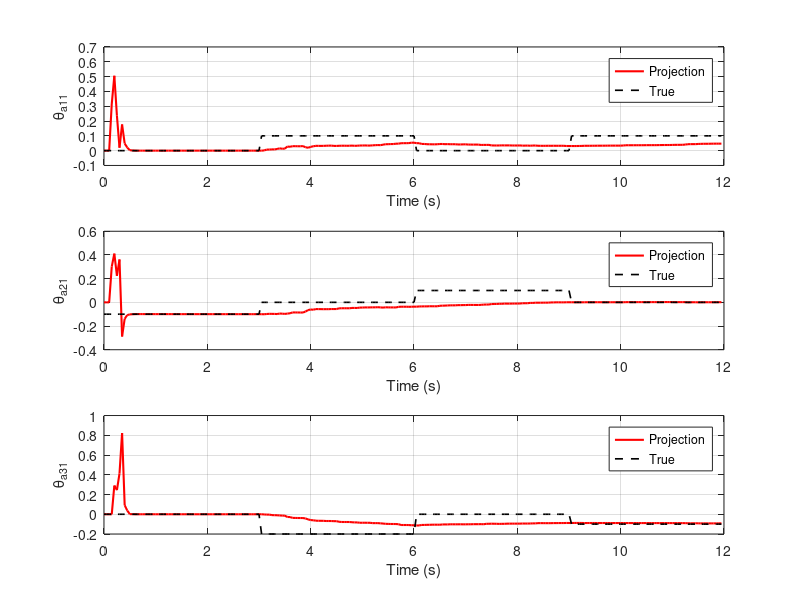

MATLAB code for this plot: (Note: this script raises an error after producing the figure.)
clc; clear;

% ==== پارامترهای شبیهسازی ====
dt = 0.05;
T_total = 12;
N = T_total / dt;
t_vec = (0:N-1) * dt;
u = randn(1, N);
x = zeros(3, N);
y = zeros(1, N);

% ==== تعریف ضرایب زمانمتغیر ====
get_a11 = @(t) (t <= 3) * 0 + (t > 3 & t <= 6) * 0.1 + (t > 6 & t <= 9) * 0 + (t > 9 & t <= 12) * 0.1;
get_a21 = @(t) (t <= 3) * -0.1 + (t > 3 & t <= 6) * 0 + (t > 6 & t <= 9) * 0.1 + (t > 9 & t <= 12) * 0;
get_a31 = @(t) (t <= 3) * 0 + (t > 3 & t <= 6) * -0.2 + (t > 6 & t <= 9) * 0 + (t > 9 & t <= 12) * -0.1;

% ==== ذخیره مقادیر واقعی ضرایب ====
a_true = zeros(3,N);
for t = 1:N
    t_sec = t_vec(t);
    a_true(1,t) = get_a11(t_sec);
    a_true(2,t) = get_a21(t_sec);
    a_true(3,t) = get_a31(t_sec);
end

% ==== شبیهسازی سیستم ====
for t = 2:N
    t_sec = t_vec(t);
    A = [get_a11(t_sec), 1, 0;
         get_a21(t_sec), 0, 1;
         get_a31(t_sec), 0, 0];
    B = [1; 0; 2];
    x(:,t) = A * x(:,t-1) + B * u(t-1);
    y(t) = x(1,t);
end

% ==== تخمین پارامترها ====
m = 6;
theta_rls = zeros(m, N);
theta_proj = zeros(m, N);
theta_orth = zeros(m, N);

P_rls = 100 * eye(m);
P_proj = 100 * eye(m);
proj_thresh = 10;

theta_r = zeros(m,1);
theta_p = zeros(m,1);
theta_o = zeros(m,1);

for t = 4:N
    phi = [y(t-1); y(t-2); y(t-3); u(t-1); u(t-2); u(t-3)];
    phit = phi';
   

    % ==== Projection ====
    if norm(phi) <= proj_thresh
        e_p = y(t) - phit * theta_p;
        K_p = (P_proj * phi) / (1 + phit * P_proj * phi);
        theta_p = theta_p + K_p * e_p;
        P_proj = P_proj - K_p * phit * P_proj;
    end
    theta_proj(:,t) = theta_p;

    % ==== Orthogonal Projection ====
    phi_norm2 = phi' * phi;
    if phi_norm2 > 1e-6
        e_o = y(t) - phit * theta_o;
        theta_o = theta_o + phi * (e_o / phi_norm2);
    end
    theta_orth(:,t) = theta_o;
end
    % ==== RLS ====
    e_r = y(t) - phit * theta_r;
    K_r = (P_rls * phi) / (1 + phit * P_rls * phi);
    theta_r = theta_r + K_r * e_r;
    P_rls = P_rls - K_r * phit * P_rls;
    theta_rls(:,t) = theta_r;
    

% ======================
% ==== رسم نتایج =======
% فقط پارامترهای a11, a21, a31 (اندیس 1 تا 3)
labels = {'a11','a21','a31'};
algorithms = { 'Projection', 'Orthogonal Projection'};
estimates = { theta_proj, theta_orth};
colors = { 'r', 'g'};

for alg = 1:2
    figure;
    for i = 1:3
        subplot(3,1,i)
        plot(t_vec, estimates{alg}(i,:), colors{alg}, 'LineWidth', 1.5, 'DisplayName', algorithms{alg}); hold on
        plot(t_vec, a_true(i,:), 'k--', 'LineWidth', 1.2, 'DisplayName', 'True');
        ylabel(['\theta_{', labels{i}, '}']);
        xlabel('Time (s)');
        legend('Location', 'best');
        grid on;
    end
    sgtitle(['تخمین ضرایب a با الگوریتم ', algorithms{alg}])
end
% ==== رسم نتایج برای RLS معمولی ====
figure;
for i = 1:3
    subplot(3,1,i)
    plot(t_vec, theta_rls(i,:), 'b', 'LineWidth', 1.5, 'DisplayName', 'RLS'); hold on
    plot(t_vec, a_true(i,:), 'k--', 'LineWidth', 1.2, 'DisplayName', 'True');
    ylabel(['\theta_{', labels{i}, '}']);
    xlabel('Time (s)');
    legend('Location', 'best');
    grid on;
    title(['تخمین ', labels{i}, ' با الگوریتم RLS']);
end
sgtitle('مقایسه پارامترهای a با الگوریتم RLS معمولی');


clc; clear;

% ==== پارامترهای شبیهسازی ====
dt = 0.05;
T_total = 12;
N = T_total / dt;
t_vec = (0:N-1) * dt;
u = randn(1, N);
x = zeros(3, N);
y = zeros(1, N);

% ==== تعریف ضرایب زمانمتغیر ====
get_a11 = @(t) (t <= 3) * 0 + (t > 3 & t <= 6) * 0.1 + (t > 6 & t <= 9) * 0 + (t > 9 & t <= 12) * 0.1;
get_a21 = @(t) (t <= 3) * -0.1 + (t > 3 & t <= 6) * 0 + (t > 6 & t <= 9) * 0.1 + (t > 9 & t <= 12) * 0;
get_a31 = @(t) (t <= 3) * 0 + (t > 3 & t <= 6) * -0.2 + (t > 6 & t <= 9) * 0 + (t > 9 & t <= 12) * -0.1;

% ==== ذخیره ضرایب واقعی ====
a_true = zeros(3,N);
for t = 1:N
    t_sec = t_vec(t);
    a_true(1,t) = get_a11(t_sec);
    a_true(2,t) = get_a21(t_sec);
    a_true(3,t) = get_a31(t_sec);
end

% ==== شبیهسازی سیستم ====
for t = 2:N
    t_sec = t_vec(t);
    A = [get_a11(t_sec), 1, 0;
         get_a21(t_sec), 0, 1;
         get_a31(t_sec), 0, 0];
    B = [1; 0; 2];
    x(:,t) = A * x(:,t-1) + B * u(t-1);
    y(t) = x(1,t);
end

% ==== پارامترهای اولیه تخمین ====
m = 6;
theta_sel = zeros(m,1);      % Modified RLS با وزندهی Selective
P_sel = 100 * eye(m);
epsilon = 0.01; k1 = 1; k2 = 0.001;

theta_exp = zeros(m,1);      % RLS وزندهی نمایی
P_exp = 100 * eye(m);
lambda = 0.99;               % ضریب فراموشی

theta_rst = zeros(m,1);      % RLS با Reset دورهای
P_rst = 100 * eye(m);
reset_interval = 50;         % تعداد نمونههای بین هر Reset

% ماتریسها برای ذخیره تخمینها
theta_history_sel = zeros(m,N);
theta_history_exp = zeros(m,N);
theta_history_rst = zeros(m,N);

for t = 4:N
    phi = [y(t-1); y(t-2); y(t-3); u(t-1); u(t-2); u(t-3)];
    phit = phi';
    y_t = y(t);

    % ===== Modified RLS با وزندهی Selective =====
    phi_P_phi = phit * P_sel * phi;
    if phi_P_phi >= epsilon
        a = k1;
    else
        a = k2;
    end
    e_sel = y_t - phit * theta_sel;
    denom_sel = 1 + a * phi_P_phi;
    theta_sel = theta_sel + a * (P_sel * phi) * (e_sel / denom_sel);
    P_sel = P_sel - a * (P_sel * phi * phit * P_sel) / denom_sel;
    theta_history_sel(:,t) = theta_sel;

    % ===== RLS با وزندهی نمایی =====
    e_exp = y_t - phit * theta_exp;
    K_exp = (P_exp * phi) / (lambda + phit * P_exp * phi);
    theta_exp = theta_exp + K_exp * e_exp;
    P_exp = (P_exp - K_exp * phit * P_exp) / lambda;
    theta_history_exp(:,t) = theta_exp;

    % ===== RLS با Reset دورهای =====
    e_rst = y_t - phit * theta_rst;
    K_rst = (P_rst * phi) / (1 + phit * P_rst * phi);
    theta_rst = theta_rst + K_rst * e_rst;
    P_rst = P_rst - K_rst * phit * P_rst;
    % Reset ماتریس کوواریانس هر reset_interval نمونه
    if mod(t, reset_interval) == 0
        P_rst = 100 * eye(m);
    end
    theta_history_rst(:,t) = theta_rst;
end
labels = {'a11','a21','a31'};

% آرایه تخمینها برای راحتی دسترسی
theta_histories = {theta_history_sel, theta_history_exp, theta_history_rst};
alg_names = {'Modified RLS (Selective Weighting)', 'Exponentially Weighted RLS', 'RLS with Covariance Reset'};

for alg = 1:3
    figure;
    for i = 1:3
        subplot(3,1,i)
        plot(t_vec, theta_histories{alg}(i,:), 'LineWidth', 1.5, 'DisplayName', alg_names{alg}); hold on
        plot(t_vec, a_true(i,:), 'k--', 'LineWidth', 1.2, 'DisplayName', 'True');
        ylabel(['\theta_{', labels{i}, '}']);
        xlabel('Time (s)');
        legend('Location','best');
        grid on;
        title(['تخمین ', labels{i}])
    end
    sgtitle(['مقایسه پارامترهای a با الگوریتم ', alg_names{alg}])
end
% ==== RLS with Covariance Modification ====
theta_covmod = zeros(m,1);
P_covmod = 100 * eye(m);
theta_history_covmod = zeros(m,N);

% پارامترهای Q
q_base = 1e-2;        % مقدار پایه Q
q_gain = 80;          % تقویت Q نسبت به خطا

for t = 4:N
    phi = [y(t-1); y(t-2); y(t-3); u(t-1); u(t-2); u(t-3)];
    phit = phi';
    y_t = y(t);

    % ---- مرحله اول: محاسبه خطا و Ptilda ----
    e_cov = y_t - phit * theta_covmod;
    phi_P_phi = phit * P_covmod * phi;
    denom_cov = 1 + phi_P_phi;

    K_cov = P_covmod * phi / denom_cov;
    theta_covmod = theta_covmod + K_cov * e_cov;

    P_tilda = P_covmod - K_cov * phit * P_covmod;

    % ---- مرحله دوم: تنظیم Q بر اساس بزرگی خطا ----
    % اگر خطا بزرگ بود، Q هم بزرگ بشه
    Q_t = q_base * (1 + q_gain * min(e_cov^2, 100));  % محدودش کردیم تا واگرا نشه
    Q_mat = Q_t * eye(m);

    % ---- مرحله سوم: بهروزرسانی P ----
    P_covmod = P_tilda + Q_mat;

    % ---- ذخیره تخمین ----
    theta_history_covmod(:,t) = theta_covmod;
end
% ==== رسم نمودار الگوریتم RLS-CovMod ====
figure;
labels = {'a_{11}','a_{21}','a_{31}'};

for i = 1:3
    subplot(3,1,i)
    plot(t_vec, theta_history_covmod(i,:), 'm', 'LineWidth', 1.5); hold on
    plot(t_vec, a_true(i,:), 'k--', 'LineWidth', 1.2);  % مقدار واقعی
    xlabel('Time (s)')
    ylabel(labels{i})
    legend('Estimated (CovMod)', 'True')
    grid on
    title(['تخمین ', labels{i}, ' با RLS + Covariance Modification'])
end

sgtitle('مقایسه پارامترهای a با الگوریتم RLS با اصلاح ماتریس کوواریانس')
